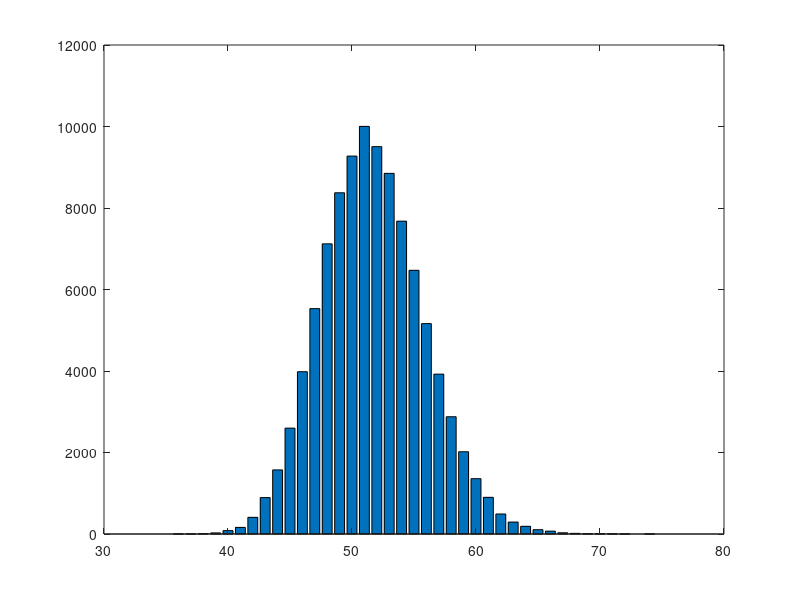

The MATLAB source for this figure:
% 1. Nyelvi alapok
%	Változók létrehozása, alapműveletek, parancssor
%	Függvényhívás
%	Tömbök (létrehozás, hozzáférés az elemekhez, műveletek)
%	Művelet végrehajtási sorrend
%	Adattípusok (szám, szöveg, struktúra, cellatömb)

% Összegzés
%	=, [], {}, (), ', '...', "...", ., .(), @(...)..., ;, ,, %, :

% 2. Vezérlési szerkezetek

% A kód végrehajtása alapvetően sorról sorra történik.
% A sorokon belül a műveleti sorrend szerint történik a végrahajtás.

% A vezérlési szerkezetekkel el tudunk térni a sorról sorra történő
% végrehajtástól. A végrehajtás a következő sor helyett valahova máshova
% "ugrik".

% 2.1 Elágazások
% Feltételes végrehajtás, csak bizonyos sorok hajtódnak végre.
% Az elágazásoknál mindig későbbi sorra ugrik a végrehajtás.

% 2.1.1 If(-(elseif-)else) szerkezet

%% 1. példa
b = true;
if b
	disp('A változó értéke igaz.');
else
	disp('A változó értéke hamis.');
end

%% 2. példa
n = rand;
if n < 0.25
	fprintf("Az n (%.3f) kicsi.\n", n)
elseif 0.25 <= n && n < 0.75
	fprintf("Az n (%.3f) közepes.\n", n)
else
	fprintf("Az n (%.3f) nagy.\n", n)
end

% 2.1.2 Switch-case-otherwise szerkezet

%% 3. példa
n = randn;

switch sign(n)
	case 1
		fprintf('Az n (%+.3f) pozitív.\n', n);
	case -1
		fprintf('Az n (%.3f) negatív.\n', n);
	otherwise
		disp('Az n nulla.');
end


% 2.2 Ciklusok
% A végrehajtás visszaugrik korábbi sorra.

% 2.2.1 For ciklus
% A for ciklus vektor elemeit járja be.
% A bejárás megszakítható, vagy elem átugorható

%% 4. példa

v = [1:3, 10, 2, 5];
for i = v
	% Az i a futóváltozó (nem feltétlenül index).
	% Az i sorban egyesével felveszi a v elemeinek értékeit.
	rand(1, i)
end

%% 5. példa
v = 1:10;
for i = v
	n = randn;
	
	switch sign(n)
		case 1
			fprintf('Az n (%+.3f) pozitív.\n', n);
		case -1
			fprintf('Az n (%.3f) negatív.\n', n);
		otherwise
			disp('Az n nulla.');
	end
end

%% 6. példa
clc
v = 1:10;
for i = v
	n = rand;
	
	if n < 0.25
		fprintf("Az n (%.3f) kicsi.\n", n)
		continue
	elseif 0.25 <= n && n < 0.75
		fprintf("Az n (%.3f) közepes.\n", n)
	else
		fprintf("Az n (%.3f) nagy. Megszakítás.\n", n)
		break
	end
	
	disp("Az elemhez tartozó végrahajtás végigfutott.");
end

% 2.2.2 While ciklus

%% 7. példa
a = 1;
while a < 5
	fprintf("Az a értéke %d\n", a);
	a = a + 1;
end

%% 8. példa
clc
a = 0;
n = 1;
while a < 10
	fprintf("%d: az a értéke %.3g\n", n, a);
	a = a + rand;
	n = n + 1;
end
fprintf("Az a utolsó értéke %.3g\n", a);

%% 9. példa
% Adott határszám eléréséhez szükséges lépések eloszlása

clc
N = 100000;			% A próbálkozások száma
M = 25;				% Határszám
S = zeros(N, 1);	% A lépések számai

for i = 1:N
	a = 0;
	n = 1;
	while a < M
		a = a + rand;
		n = n + 1;
	end
	
	S(i) = n;
end

% Átrendezés az oszlopdiagrmaként történő megjelenítéshez
x = unique(S);
y = zeros(size(x));
for i = 1:length(x)
	y(i) = sum(S == x(i));
end

figure();
bar(x, y);

% A histogram(S) beépített függvény ezt pont megcsinálja.

% 2.3 További vezérlési szerkezetek

% Do-while ciklus
% Parfor párhuzamosan futó for ciklus

% A kivételkezelés try-catch/throw

% 3. Kódszervezés

% 3.1 Parancsfájl (script)
% Sorról sorra futtatható kód.
% Szakaszolás (sectioning), külön futtatható szakaszok.

% 3.2 Függvények (function)
% A függvényt a vele megegyező nevű m-fájlba kell tenni.
